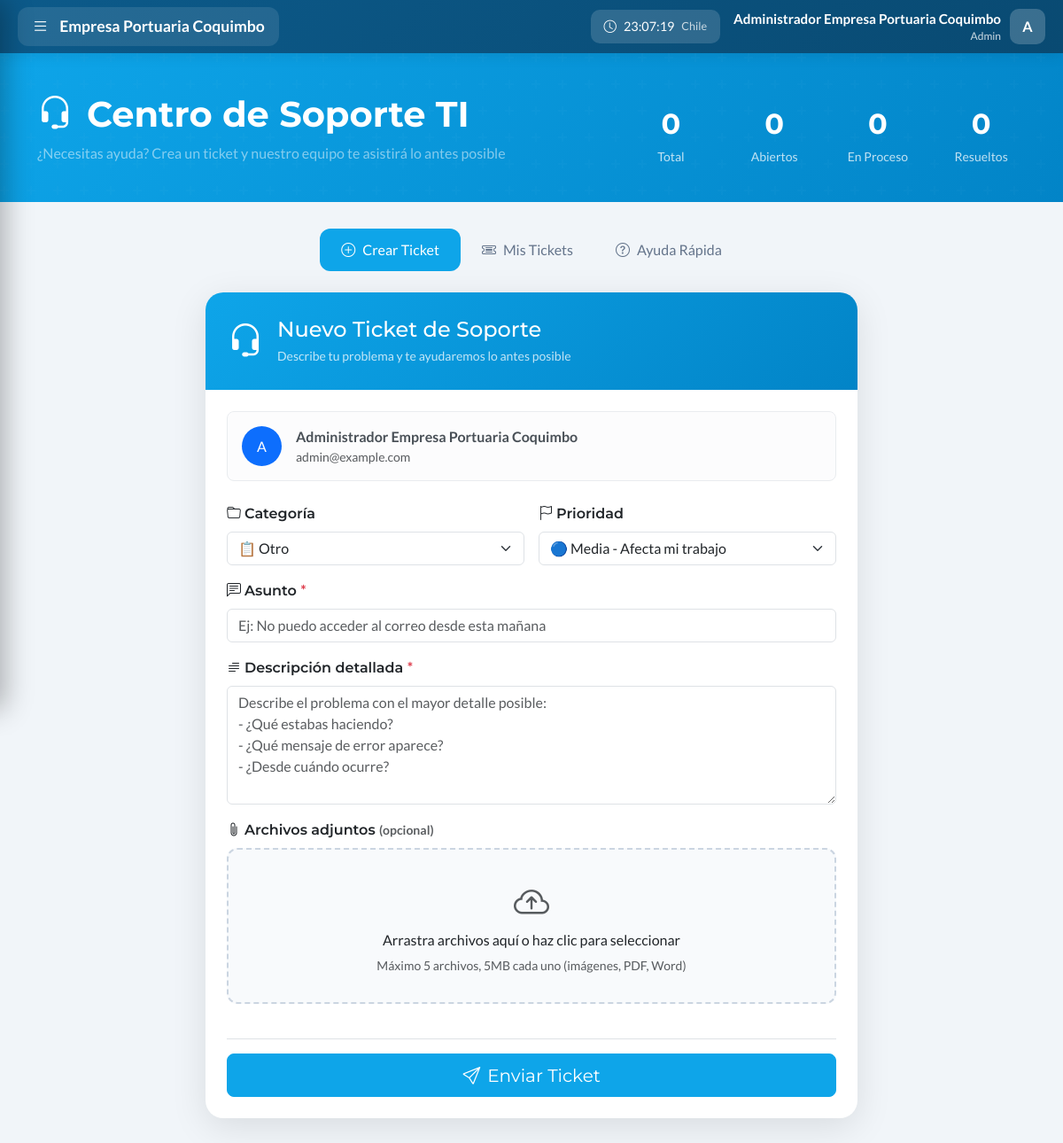
The app's page /intranet_soporte.php (signed in) with its own data.
### tables this page shows
CREATE TABLE IF NOT EXISTS users (
    id INT AUTO_INCREMENT PRIMARY KEY,
    name VARCHAR(100) NOT NULL,
    username VARCHAR(50) NOT NULL UNIQUE,
    email VARCHAR(150) NOT NULL UNIQUE,
    password VARCHAR(255) NOT NULL,
    role ENUM('admin', 'soporte', 'social', 'denuncia', 'user') NOT NULL DEFAULT 'user',
    is_active TINYINT(1) DEFAULT 1,
    last_login TIMESTAMP NULL,
    login_attempts INT DEFAULT 0,
    locked_until TIMESTAMP NULL,
    birthday DATE DEFAULT NULL,
    phone VARCHAR(20) DEFAULT NULL,
    department VARCHAR(100) DEFAULT NULL,
    position VARCHAR(100) DEFAULT NULL,
    avatar VARCHAR(255) DEFAULT NULL,
    bio TEXT DEFAULT NULL,
    created_at TIMESTAMP DEFAULT CURRENT_TIMESTAMP,
    updated_at TIMESTAMP DEFAULT CURRENT_TIMESTAMP ON UPDATE CURRENT_TIMESTAMP,
    INDEX idx_username (username),
    INDEX idx_email (email),
    INDEX idx_role (role)
);

### includes/autenticacion.php (called while the page is built, shortened)
<?php
function isLoggedIn() {
    return isset($_SESSION['logged_in']) && $_SESSION['logged_in'] === true;
}
function getCurrentUser() {
    global $pdo;
    $stmt = $pdo->prepare('SELECT id, name, username, email, role FROM users WHERE id = ?');
    $stmt->execute([$_SESSION['user_id']]);
    return $stmt->fetch();
}
?>

### public/intranet_soporte.php (the view, shortened to what this page needs)
<?php
require_once '../includes/bootstrap.php';
$user = getCurrentUser();
$activeTab = $_GET['tab'] ?? 'crear';
$stmt = $pdo->prepare('
    SELECT t.*,
           (SELECT COUNT(*) FROM ticket_comments WHERE ticket_id = t.id) as comment_count
    FROM tickets t
    WHERE t.user_id = ?
    ORDER BY t.created_at DESC
');
$stmt->execute([$user['id']]);
$myTickets = $stmt->fetchAll();
$ticketStats = [
    'total' => count($myTickets),
    'abiertos' => 0,
    'en_progreso' => 0,
    'resueltos' => 0
];
?>
<!DOCTYPE html>
<html lang="es">
<head>
    <link href="https://cdn.jsdelivr.net/npm/bootstrap@5.3.2/dist/css/bootstrap.min.css" rel="stylesheet">
    <link href="https://cdn.jsdelivr.net/npm/bootstrap-icons@1.11.1/font/bootstrap-icons.css" rel="stylesheet">
    <link href="css/intranet.css" rel="stylesheet">
    <link href="css/intranet-soporte.css" rel="stylesheet">
</head>
<body class="has-sidebar">
    <?php include '../includes/barra_lateral.php'; ?>
    <div class="support-hero">
        <div class="container position-relative">
            <div class="row align-items-center">
                <div class="col-lg-7">
                    <h1 class="text-white fw-bold mb-2">
                        <i class="bi bi-headset me-3"></i>Centro de Soporte TI
                    </h1>
                    <p class="text-white-50 mb-0">
                        ¿Necesitas ayuda? Crea un ticket y nuestro equipo te asistirá lo antes posible
                    </p>
                </div>
                <div class="col-lg-5">
                    <div class="row g-3 mt-3 mt-lg-0">
                        <div class="col-6 col-md-3">
                            <div class="text-center text-white">
                                <div class="fs-2 fw-bold"><?= $ticketStats['total'] ?></div>
                                <small class="opacity-75">Total</small>
                            </div>
                        </div>
                        <div class="col-6 col-md-3">
                            <div class="text-center text-white">
                                <div class="fs-2 fw-bold"><?= $ticketStats['abiertos'] ?></div>
                                <small class="opacity-75">Abiertos</small>
                            </div>
                        </div>
                        <div class="col-6 col-md-3">
                            <div class="text-center text-white">
                                <div class="fs-2 fw-bold"><?= $ticketStats['en_progreso'] ?></div>
                                <small class="opacity-75">En Proceso</small>
                            </div>
                        </div>
                        <div class="col-6 col-md-3">
                            <div class="text-center text-white">
                                <div class="fs-2 fw-bold"><?= $ticketStats['resueltos'] ?></div>
                                <small class="opacity-75">Resueltos</small>
                            </div>
                        </div>
                    </div>
                </div>
            </div>
        </div>
    </div>
    <div class="container pb-5">
        <ul class="nav nav-pills mb-4 justify-content-center" id="supportTabs">
            <li class="nav-item">
                <a class="nav-link <?= $activeTab === 'crear' ? 'active' : '' ?>" data-bs-toggle="pill" href="#tab-crear">
                    <i class="bi bi-plus-circle me-2"></i>Crear Ticket
                </a>
            </li>
            <li class="nav-item">
                <a class="nav-link <?= $activeTab === 'mis-tickets' ? 'active' : '' ?>" data-bs-toggle="pill" href="#tab-tickets">
                    <i class="bi bi-ticket-detailed me-2"></i>Mis Tickets
                </a>
            </li>
            <li class="nav-item">
                <a class="nav-link" data-bs-toggle="pill" href="#tab-faq">
                    <i class="bi bi-question-circle me-2"></i>Ayuda Rápida
                </a>
            </li>
        </ul>
        <div class="tab-content">
            <div class="tab-pane fade <?= $activeTab === 'crear' ? 'show active' : '' ?>" id="tab-crear">
                <div class="row justify-content-center">
                    <div class="col-lg-8">
                        <div class="form-card">
                            <div class="form-header">
                                <div class="d-flex align-items-center">
                                    <div class="me-3">
                                        <i class="bi bi-headset" style="font-size: 2.5rem;"></i>
                                    </div>
                                    <div>
                                        <h4 class="mb-1">Nuevo Ticket de Soporte</h4>
                                        <p class="mb-0 opacity-75 small">Describe tu problema y te ayudaremos lo antes posible</p>
                                    </div>
                                </div>
                            </div>
                            <form method="POST" enctype="multipart/form-data" class="p-4">
                                <div class="alert alert-light rounded-3 mb-4">
                                    <div class="d-flex align-items-center">
                                        <div class="me-3">
                                            <div class="bg-primary text-white rounded-circle d-flex align-items-center justify-content-center" style="width: 45px; height: 45px;">
                                                <?= strtoupper(substr($user['name'], 0, 1)) ?>
                                            </div>
                                        </div>
                                        <div>
                                            <strong><?= htmlspecialchars($user['name']) ?></strong>
                                            <div class="small text-muted"><?= htmlspecialchars($user['email']) ?></div>
                                        </div>
                                    </div>
                                </div>
                                <div class="row g-3">
                                    <div class="col-md-6">
                                        <label class="form-label fw-semibold">
                                            <i class="bi bi-folder me-1"></i>Categoría
                                        </label>
                                        <select name="category" class="form-select" required>
                                            <option value="otro" selected>📋 Otro</option>
                                        </select>
                                    </div>
                                    <div class="col-md-6">
                                        <label class="form-label fw-semibold">
                                            <i class="bi bi-flag me-1"></i>Prioridad
                                        </label>
                                        <select name="priority" class="form-select" required>
                                            <option value="media" selected>🔵 Media - Afecta mi trabajo</option>
                                        </select>
                                    </div>
                                    <div class="col-12">
                                        <label class="form-label fw-semibold">
                                            <i class="bi bi-chat-left-text me-1"></i>Asunto <span class="text-danger">*</span>
                                        </label>
                                        <input type="text" name="title" class="form-control" required
                                               placeholder="Ej: No puedo acceder al correo desde esta mañana">
                                    </div>
                                    <div class="col-12">
                                        <label class="form-label fw-semibold">
                                            <i class="bi bi-text-paragraph me-1"></i>Descripción detallada <span class="text-danger">*</span>
                                        </label>
                                        <textarea name="description" class="form-control" rows="5" required
                                                  placeholder="Describe el problema con el mayor detalle posible:&#10;- ¿Qué estabas haciendo?&#10;- ¿Qué mensaje de error aparece?&#10;- ¿Desde cuándo ocurre?"></textarea>
                                    </div>
                                    <div class="col-12">
                                        <label class="form-label fw-semibold">
                                            <i class="bi bi-paperclip me-1"></i>Archivos adjuntos <small class="text-muted">(opcional)</small>
                                        </label>
                                        <div class="file-upload-area" onclick="document.getElementById('fileInput').click()">
                                            <i class="bi bi-cloud-arrow-up fs-1 text-muted"></i>
                                            <p class="mb-1">Arrastra archivos aquí o haz clic para seleccionar</p>
                                            <small class="text-muted">Máximo 5 archivos, 5MB cada uno (imágenes, PDF, Word)</small>
                                        </div>
                                    </div>
                                </div>
                                <div class="mt-4 pt-3 border-top">
                                    <button type="submit" class="btn btn-primary btn-lg w-100">
                                        <i class="bi bi-send me-2"></i>Enviar Ticket
                                    </button>
                                </div>
                            </form>
                        </div>
                    </div>
                </div>
            </div>
        </div>
    </div>
</body>
</html>

### includes/barra_lateral.php (shortened to what this page needs)
<link href="css/sidebar.css?v=<?= filemtime(__DIR__ . '/../public/css/sidebar.css') ?>" rel="stylesheet">
<div class="epco-topbar">
    <button class="epco-logo-btn" id="sidebarToggle" onclick="toggleSidebar()">
        <i class="bi bi-list menu-icon"></i>
        <span class="logo-text">Empresa Portuaria Coquimbo</span>
    </button>
    <div class="topbar-right">
        <div class="topbar-clock d-none d-md-flex">
            <i class="bi bi-clock"></i>
            <span id="chileTime">--:--:--</span>
            <small class="opacity-75">Chile</small>
        </div>
        <div class="topbar-user">
            <div class="topbar-user-info d-none d-md-block">
                <div class="topbar-user-name"><?= htmlspecialchars($user['name']) ?></div>
                <div class="topbar-user-role"><?= ucfirst($user['role']) ?></div>
            </div>
            <div class="dropdown">
                <div class="topbar-avatar" role="button" data-bs-toggle="dropdown">
                    <?= strtoupper(substr($user['name'], 0, 1)) ?>
                </div>
            </div>
        </div>
    </div>
</div>

### public/css/intranet.css (style rules this page uses)
:root { --primary: #0ea5e9; --primary-light: #0284c7; --primary-lighter: #2d4a6f; --accent: #3b82f6; --success: #10b981; --warning: #f59e0b; --danger: #ef4444; --gray-50: #f8fafc; --gray-100: #f1f5f9; --gray-200: #e2e8f0; --gray-300: #cbd5e1; --gray-400: #94a3b8; --gray-500: #64748b; --gray-600: #475569; --gray-700: #334155; --gray-800: #1e293b; --gray-900: #0f172a; }
* { font-family: 'Lato', sans-serif; }
h1, h2, h3, h4, h5, h6, .fw-bold, .fw-semibold, .navbar-brand, .btn, .badge { font-family: 'Montserrat', sans-serif; }
html { overflow-y: scroll; }
body { background: var(--gray-100); min-height: 100vh; }
.btn-primary { background: var(--primary); border-color: var(--primary); }

### public/css/intranet-soporte.css (style rules this page uses)
.support-hero { background: linear-gradient(135deg, #0ea5e9, #0284c7); padding: 40px 0; margin-bottom: 30px; position: relative; overflow: hidden; }
.support-hero::before { content: ''; position: absolute; top: 0; left: 0; right: 0; bottom: 0; opacity: 0.5; }
.form-card { background: white; border-radius: 20px; box-shadow: 0 10px 40px rgba(0,0,0,0.1); overflow: hidden; }
.form-header { background: linear-gradient(135deg, #0ea5e9, #0284c7); padding: 25px; color: white; }
.nav-pills .nav-link { color: #64748b; font-weight: 500; padding: 12px 24px; border-radius: 12px; transition: all 0.3s; }
.nav-pills .nav-link.active { background: #0ea5e9; color: white; }
.file-upload-area { border: 2px dashed #cbd5e1; border-radius: 12px; padding: 30px; text-align: center; background: #f8fafc; transition: all 0.3s; cursor: pointer; }

### public/css/sidebar.css (style rules this page uses)
.epco-topbar { position: fixed; top: 0; left: 0; right: 0; height: 60px; background: linear-gradient(135deg, #0c5a8a 0%, #094a72 100%); z-index: 1001; display: flex; align-items: center; justify-content: space-between; padding: 0 20px; box-shadow: 0 2px 15px rgba(0,0,0,0.1); }
.epco-logo-btn { display: flex; align-items: center; gap: 12px; background: rgba(255,255,255,0.1); border: none; padding: 8px 16px; border-radius: 12px; cursor: pointer; transition: all 0.3s ease; color: white; }
.epco-logo-btn .logo-text { font-size: 1.1rem; font-weight: 700; }
.epco-logo-btn .menu-icon { font-size: 1.2rem; transition: transform 0.3s ease; }
.topbar-right { display: flex; align-items: center; gap: 15px; }
.topbar-clock { display: flex; align-items: center; gap: 8px; background: rgba(255,255,255,0.15); padding: 8px 15px; border-radius: 10px; color: white; font-size: 0.9rem; }
.topbar-user { display: flex; align-items: center; gap: 10px; color: white; }
.topbar-user-info { text-align: right; }
.topbar-user-name { font-weight: 600; font-size: 0.95rem; }
.topbar-user-role { font-size: 0.75rem; opacity: 0.8; }
.topbar-avatar { width: 40px; height: 40px; background: rgba(255,255,255,0.2); border-radius: 10px; display: flex; align-items: center; justify-content: center; font-weight: 600; font-size: 1rem; cursor: pointer; transition: all 0.3s; }
body.has-sidebar { padding-top: 60px; }

### records on screen
users: name "Administrador Empresa Portuaria Coquimbo", role "Admin", name "A", email "admin@example.com"

### other values on screen
$ticketStats['total'] "0"
$ticketStats['abiertos'] "0"
$ticketStats['en_progreso'] "0"
$ticketStats['resueltos'] "0"
